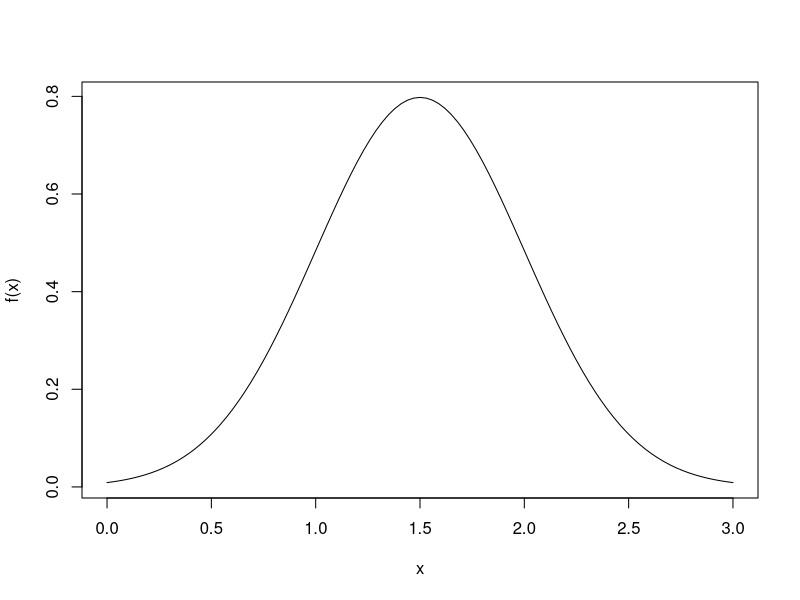

R code for this plot:
#lecture 3 
#page 12
#Bernoulli distribution

#not using function to create
p=0.2
sample(c(0,1),100,prob = c(1-p,p),replace = TRUE)

qbinom(0.95, size=20, prob=0.2)

#Simulating IC defect inspection processes
#rbinom(how many times you try(simulation times), how many chips you have, defect chips prob)
defect = rbinom(50,20,0.2)

defect

sum(defect<=7)
sum(defect<=7)/50

#sum(x-0 ~ 7) (x=20)*p*(1-p)   p=0.2
#P(X<=7) = 0.9678573
pbinom(7,size = 20 , 0.2) #exact answer

#Exponential distribution 
#(a)
pexp(0.5, 4)
#(b)
1- pexp(20,4)
#(c)
qexp(0.95,4)

curve(dnorm(x, 1.5, .5), from=0, to=3, ylab="f(x)")
